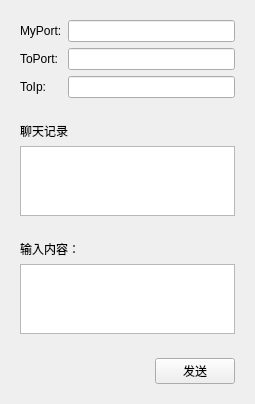
<?xml version="1.0" encoding="UTF-8"?>
<ui version="4.0">
 <class>Udp2</class>
 <widget class="QWidget" name="Udp2">
  <property name="geometry">
   <rect>
    <x>0</x>
    <y>0</y>
    <width>255</width>
    <height>381</height>
   </rect>
  </property>
  <property name="windowTitle">
   <string>Form</string>
  </property>
  <layout class="QVBoxLayout" name="verticalLayout_3">
   <item>
    <widget class="QWidget" name="widget" native="true">
     <layout class="QGridLayout" name="gridLayout">
      <item row="0" column="0">
       <widget class="QLabel" name="label">
        <property name="text">
         <string>MyPort:</string>
        </property>
       </widget>
      </item>
      <item row="0" column="1">
       <widget class="QLineEdit" name="myPort"/>
      </item>
      <item row="1" column="0">
       <widget class="QLabel" name="label_2">
        <property name="text">
         <string>ToPort:</string>
        </property>
       </widget>
      </item>
      <item row="1" column="1">
       <widget class="QLineEdit" name="toPort"/>
      </item>
      <item row="2" column="0">
       <widget class="QLabel" name="label_3">
        <property name="text">
         <string>ToIp:</string>
        </property>
       </widget>
      </item>
      <item row="2" column="1">
       <widget class="QLineEdit" name="toIp"/>
      </item>
     </layout>
    </widget>
   </item>
   <item>
    <widget class="QWidget" name="widget_2" native="true">
     <layout class="QVBoxLayout" name="verticalLayout">
      <item>
       <widget class="QLabel" name="label_4">
        <property name="text">
         <string>聊天记录</string>
        </property>
       </widget>
      </item>
      <item>
       <widget class="QTextEdit" name="record">
        <property name="readOnly">
         <bool>true</bool>
        </property>
       </widget>
      </item>
     </layout>
    </widget>
   </item>
   <item>
    <widget class="QWidget" name="widget_3" native="true">
     <layout class="QVBoxLayout" name="verticalLayout_2">
      <item>
       <widget class="QLabel" name="label_5">
        <property name="text">
         <string>输入内容：</string>
        </property>
       </widget>
      </item>
      <item>
       <widget class="QTextEdit" name="input"/>
      </item>
     </layout>
    </widget>
   </item>
   <item>
    <widget class="QWidget" name="widget_4" native="true">
     <layout class="QHBoxLayout" name="horizontalLayout">
      <item>
       <spacer name="horizontalSpacer">
        <property name="orientation">
         <enum>Qt::Horizontal</enum>
        </property>
        <property name="sizeHint" stdset="0">
         <size>
          <width>40</width>
          <height>20</height>
         </size>
        </property>
       </spacer>
      </item>
      <item>
       <widget class="QPushButton" name="sendBtn">
        <property name="text">
         <string>发送</string>
        </property>
       </widget>
      </item>
     </layout>
    </widget>
   </item>
  </layout>
 </widget>
 <resources/>
 <connections/>
</ui>
